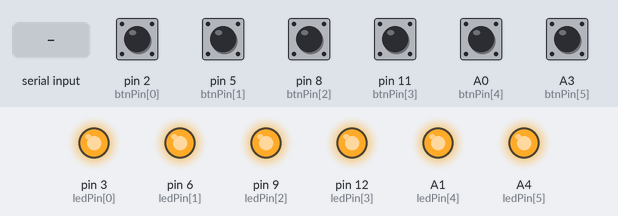
A sketch run on a simulated Arduino Uno, built with avr-gcc and run on an emulated ATmega328P. Parts: output pins drawn as LEDs (lit = HIGH). The inputs (shaded band) are chosen by the test bench; at power-on: A0 (btnPin[4]), A3 (btnPin[5]), pin 2 (btnPin[0]), pin 5 (btnPin[1]), pin 8 (btnPin[2]), pin 11 (btnPin[3]) HIGH. What the sketch prints to the serial monitor is not drawn.

Above: at 1.2 s.
1.3 s: "30,150\n" received over Serial
At 2.2 s:
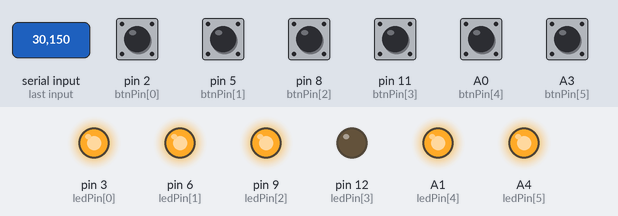
2.8 s: "5\n" received over Serial
At 3.1 s:
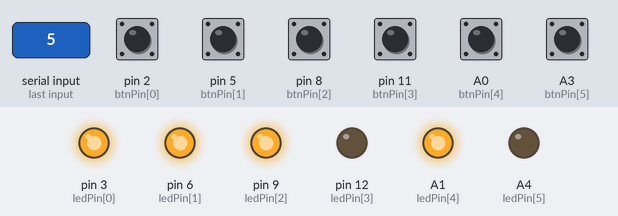
4.3 s: "200\n" received over Serial
At 5.6 s:
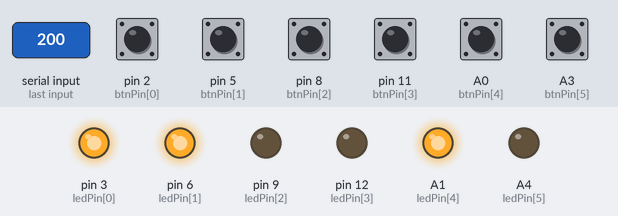
Timing chart, 0 to 7.3 s (numbered marks = the images above; inputs shaded):
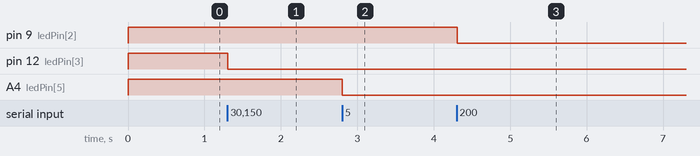

Measured:
- after the input at 1.3 s, pin 12 (ledPin[3]): HIGH → LOW at once
- after the input at 2.8 s, A4 (ledPin[5]): HIGH → LOW at once
- after the input at 4.3 s, pin 9 (ledPin[2]): HIGH → LOW at once

The sketch:

btnLedSerial.ino
```cpp
/*
RJ 45 T-568B Pinout
GND - Orange, Brown
Btn - Green
LED - Blue
*/

const int BUFFER_SIZE = 10;
char buf[BUFFER_SIZE];

String valA, inString;  // string to hold input

// how many Buttons with LED
#define numBtns 6

// Variables will change:
int btnState[numBtns];
int lastBtnState[numBtns];
int btnPin[] = {2, 5, 8, 11, A0, A3};
int ledPin[] = {3, 6, 9, 12, A1, A4};
int gndPin[] = {4, 7, 10, 13, A2, A5};
int reading[numBtns];
int pinNum;
int ledState;

// the following variables are unsigned longs because the time, measured in
// milliseconds, will quickly become a bigger number than can be stored in an int.
unsigned long lastDebounceTime[numBtns];  // the last time the output pin was toggled
unsigned long debounceDelay = 50;   // the debounce time; increase if the output flickers

void setup() {
  Serial.begin(9600);
  // default settings

  //Setup Buttons and LEDS
  for (int i = 0; i < numBtns; i++) {
    pinMode(btnPin[i], INPUT_PULLUP);
    pinMode(ledPin[i], OUTPUT);
    pinMode(gndPin[i], OUTPUT);
    digitalWrite(gndPin[i], LOW);
    digitalWrite(ledPin[i], HIGH);
    lastBtnState[i] = HIGH;
  }
  Serial.println("Ready");
}

void loop() {
  // read the state of the switch into a local variable:
  for (int i = 0; i < numBtns; i++) {
    reading[i] = digitalRead(btnPin[i]);
  // check to see if you just pressed the button
  // (i.e. the input went from HIGH to LOW), and you've waited long enough
  // since the last press to ignore any noise:

  // If the switch changed, due to noise or pressing:

    if (reading[i] != lastBtnState[i]) {
      // reset the debouncing timer
      lastDebounceTime[i] = millis();
    }

    if ((millis() - lastDebounceTime[i]) > debounceDelay) {
      // whatever the reading is at, it's been there for longer than the debounce
      // delay, so take it as the actual current state:

      // if the button state has changed:
      if (reading[i] != btnState[i]) {
        btnState[i] = reading[i];
        //Serial.println(i);

        // only toggle the LED if the new button state is LOW
        if (btnState[i] == LOW) {
          Serial.println(i);
          //if (digitalRead(ledPin[i]) == 1){
            //digitalWrite(ledPin[i], 0);
          //}
        }
      }
    }
    // save the reading. Next time through the loop, it'll be the lastButtonState:
    lastBtnState[i] = reading[i];
  }

  if (Serial.available() > 0) {
    Serial.readBytesUntil('\n', buf, BUFFER_SIZE);
    digitalWrite(ledPin[int(buf[0] - '0')], int(buf[1] - '0'));
  }
}
```
